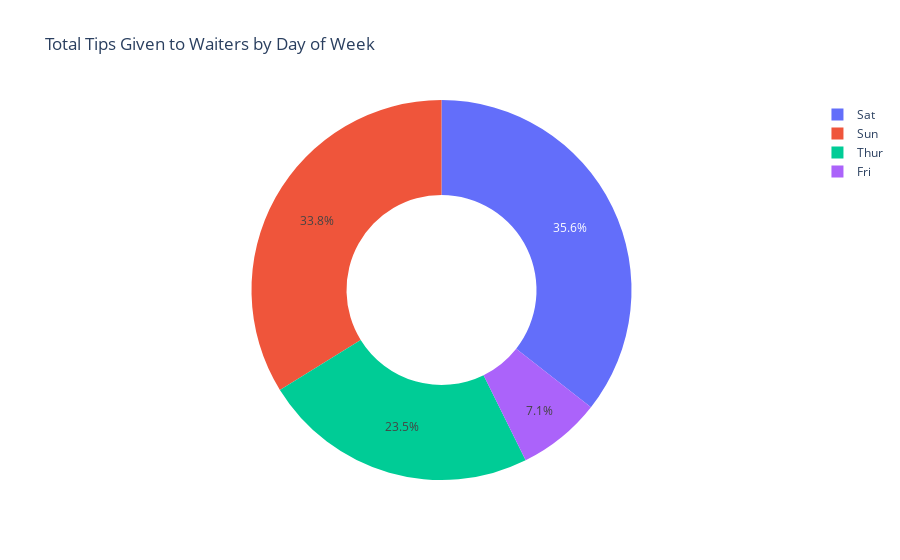

Notebook source saved alongside this figure:
### Code cell
#Q:5
import pandas as pd
import plotly.express as px

# Group the data by day of the week and calculate the total tips for each day
tips_by_day = df.groupby('day')['tip'].sum().reset_index()

# Sort the data by total tips in descending order to identify the day with the most tips
tips_by_day_sorted = tips_by_day.sort_values(by='tip', ascending=False)

# Create a pie chart with a hole to visualize tips by day of the week
fig = px.pie(tips_by_day_sorted, values='tip', names='day', hole=0.5,
             title='Total Tips Given to Waiters by Day of Week')
fig.show()

### Figure 1 — Plotly figure (JSON) as saved in the notebook; plotly's stock layout.template omitted (floating-point values rounded to 4 significant figures)
{"data": [{"domain": {"x": [0, 1], "y": [0, 1]}, "hole": 0.5, "hovertemplate": "day=%{label}<br>tip=%{value}<extra></extra>", "labels": ["Sat", "Sun", "Thur", "Fri"], "legendgroup": "", "name": "", "showlegend": true, "type": "pie", "values": [260.4, 247.4, 171.8, 51.96]}], "layout": {"legend": {"tracegroupgap": 0}, "title": {"text": "Total Tips Given to Waiters by Day of Week"}}}
